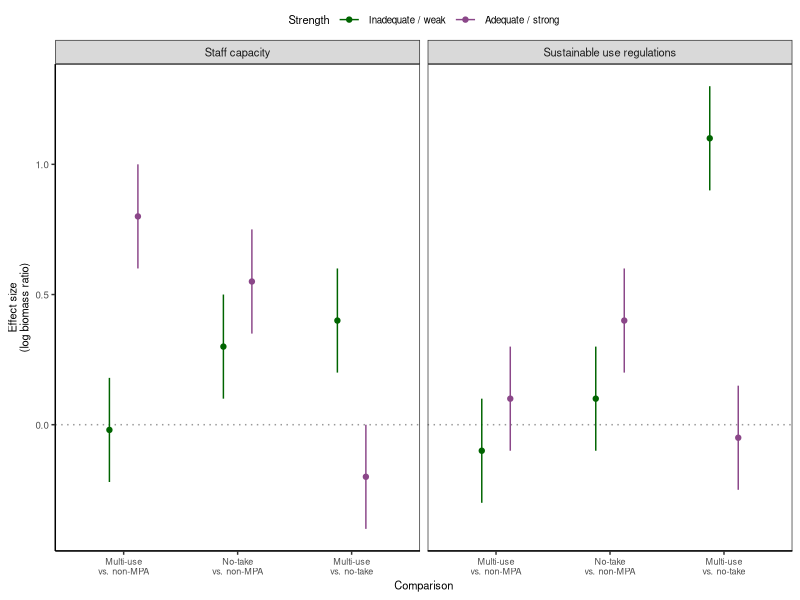

The R source for this figure: (Note: this script raises an error after producing the figure.)

# Clear workspace
rm(list = ls())

# Setup
################################################################################

# Packages
library(tidyverse)

# Directories
plotdir <- "figures"

# Simulate data
################################################################################

# Read data
data_orig <- readxl::read_excel("data/fig5_data.xlsx") %>%
  mutate(effect_sd=0.2,
         effect_lo=effect - effect_sd,
         effect_hi=effect + effect_sd,
         level=recode_factor(level,
                             "inadequate"="Inadequate / weak",
                             "adequate"="Adequate / strong"),
         comparison=recode_factor(comparison,
                                  "MU:0"="Multi-use\nvs. non-MPA",
                                  "NT:0"="No-take\nvs. non-MPA",
                                  "NT:MU|MU"="Multi-use\nvs. no-take"))


# Plot data
################################################################################

# Base theme
base_theme <- theme(axis.text=element_text(size=7),
                    axis.text.x=element_text(size=6.5),
                    axis.title=element_text(size=8),
                    legend.text=element_text(size=7),
                    legend.title=element_text(size=8),
                    strip.text = element_text(size=8),
                    plot.tag=element_text(size=9),
                    # Gridlines
                    panel.grid.major = element_blank(),
                    panel.grid.minor = element_blank(),
                    panel.background = element_blank(),
                    axis.line = element_line(colour = "black"))

# Plot effects
g <- ggplot(data_orig, aes(x=comparison, y=effect, color=level)) +
  facet_wrap(~category) +
  # Reference line
  geom_hline(yintercept=0, color="grey60", linetype="dotted") +
  # Data
  geom_errorbar(position=position_dodge(width=0.5), width=0,
                mapping=aes(ymin=effect_lo, ymax=effect_hi)) +
  geom_point(position=position_dodge(width=0.5)) +
  # Labels
  labs(x="Comparison", y="Effect size\n(log biomass ratio)") +
  # Legend
  scale_color_manual(name="Strength", values=c("darkgreen", "orchid4")) +
  # Theme
  theme_bw() + base_theme +
  theme(legend.position = "top",
        legend.margin = margin(c(0,0,-5,0)))
g


# Export
ggsave(g, filename=file.path(plotdir, "Fig4_another_fig.png"),
       width=4.5, height=2.75, units="in", dpi=600)

